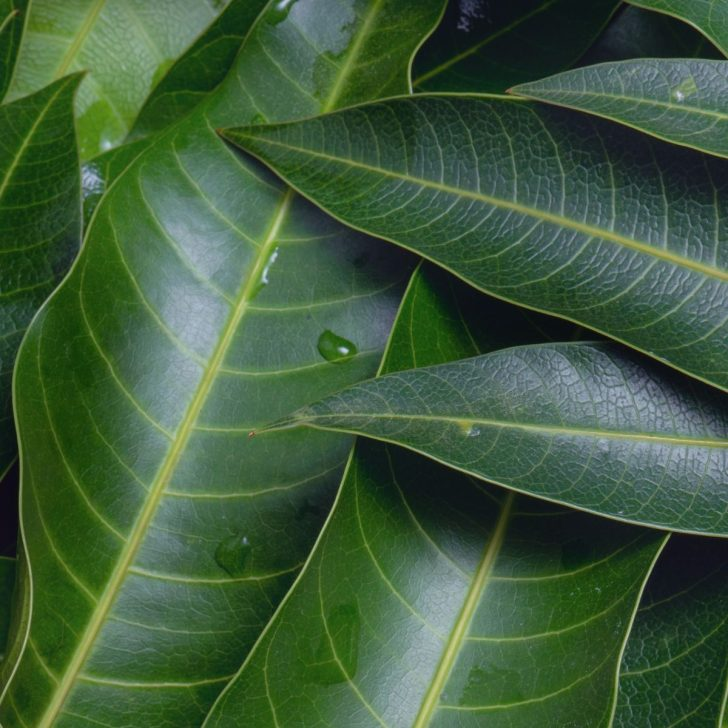
#> input picture python/mango_test.jpg, 728 x 728 px; its folder holds only this picture in this run
$ python -i orb_match.py   (imports and definitions only)
#> lines starting #> are read from the running program, lines starting #| are printed output that depends on the picture
"""
orb_match.py (v3 - SIFT + Homography + Color fusion, with descriptor caching)
------------------------------------------------------------------------------
WHAT CHANGED FROM v2 (ORB + color):

1. SIFT instead of ORB
   SIFT features are scale & rotation invariant, which matters a lot for
   phone photos taken at different distances/angles. ORB is faster but
   less reliable for this exact use case (matching a fresh phone photo
   against reference dataset photos).

2. RANSAC Homography verification
   Before, we counted ALL "good" ratio-test matches as the score. Problem:
   two completely different leafy/green images can share a few random
   texture matches just by chance (leaves all look similar at the patch
   level). Now we additionally check whether the matched points agree on
   one consistent geometric transform (homography). Only matches that
   pass this geometric check ("inliers") count. This removes a lot of
   false-positive noise and should directly help the "half of tree
   images predicted wrong" issue mentioned in your report.

3. Descriptor caching (descriptor_cache.pkl)
   Previously every single prediction request recomputed keypoints for
   EVERY dataset image from scratch. As your dataset grows (103+ images),
   this gets slow. Now dataset image descriptors are cached to disk and
   only recomputed if the file changes (mtime check). This does not
   change accuracy, only speed.

Called from PHP like:
    python.exe predict.py "uploaded.jpg"
"""

import os
import cv2
import numpy as np
import pickle

CACHE_FILE = os.path.join(os.path.dirname(__file__), "descriptor_cache.pkl")

sift = cv2.SIFT_create(nfeatures=1500)

FLANN_INDEX_KDTREE = 1
_index_params = dict(algorithm=FLANN_INDEX_KDTREE, trees=5)
_search_params = dict(checks=50)
flann = cv2.FlannBasedMatcher(_index_params, _search_params)

_cache = {}
_cache_loaded = False


def _load_cache():
    global _cache, _cache_loaded
    if _cache_loaded:
        return
    if os.path.exists(CACHE_FILE):
        try:
            with open(CACHE_FILE, "rb") as f:
                _cache = pickle.load(f)
        except Exception:
            _cache = {}
    _cache_loaded = True


# [9 lines left out: function save_cache, not called in this run]


def load_and_prepare(image_path, resize_width=500):
#> called with image_path = 'mango_test.jpg', resize_width = 500
    img = cv2.imread(image_path)
#> img is the input picture: shape (728, 728, 3); mean B, G, R 60.1, 91.6, 63
    if img is None:
        return None

    h, w = img.shape[:2]
#> h = 728; w = 728
    scale = resize_width / w
#> scale = 0.687
    img = cv2.resize(img, (resize_width, int(h * scale)))
#> img: shape (500, 500, 3)

    gray = cv2.cvtColor(img, cv2.COLOR_BGR2GRAY)
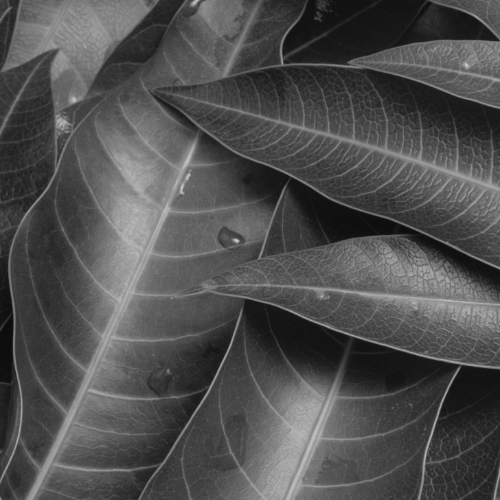
#> gray: shape (500, 500); min 9, max 213, mean 79.3

    clahe = cv2.createCLAHE(clipLimit=2.0, tileGridSize=(8, 8))
    gray = clahe.apply(gray)
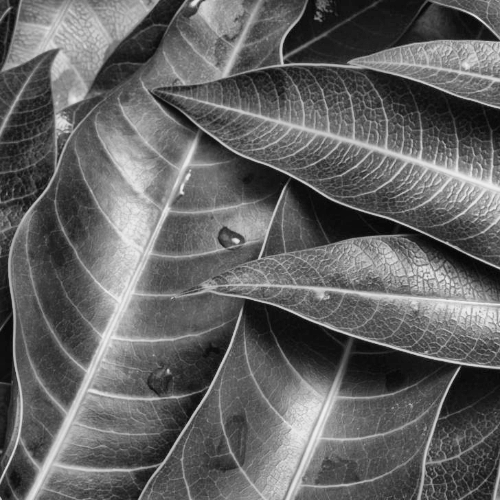
#> gray: shape (500, 500); min 3, max 241, mean 99.8

    return gray


def get_descriptors(image_path, use_cache=True):
    """Returns (keypoints, descriptors). Dataset images are cached on disk
    keyed by (path, last-modified-time), so replacing/adding a dataset
    image automatically invalidates the old cached entry."""
    if use_cache:
        _load_cache()
        try:
            mtime = os.path.getmtime(image_path)
        except OSError:
            mtime = 0
        key = (image_path, mtime)
        if key in _cache:
            return _cache[key]

    gray = load_and_prepare(image_path)
    if gray is None:
        result = (None, None)
    else:
        kp, des = sift.detectAndCompute(gray, None)
#> kp = 1500 keypoints; strongest (x, y, size): (236, 240, 3.7), (447, 243, 2.4), (310, 416, 47.7), (61, 123, 10.5)
        # keypoints aren't picklable directly, so store plain tuples
        if use_cache and kp is not None:
            kp_data = [(k.pt, k.size, k.angle, k.response, k.octave, k.class_id) for k in kp]
#> kp_data = 1500 items
        else:
            kp_data = kp
        result = (kp_data, des)

    if use_cache:
        _cache[key] = result

    return result


# [85 lines left out: functions _to_keypoints, color_histogram_score, compare_images, combined_score, not called in this run]

>>> result = get_descriptors('mango_test.jpg')

$ run again, on python/1789995842894.jpg
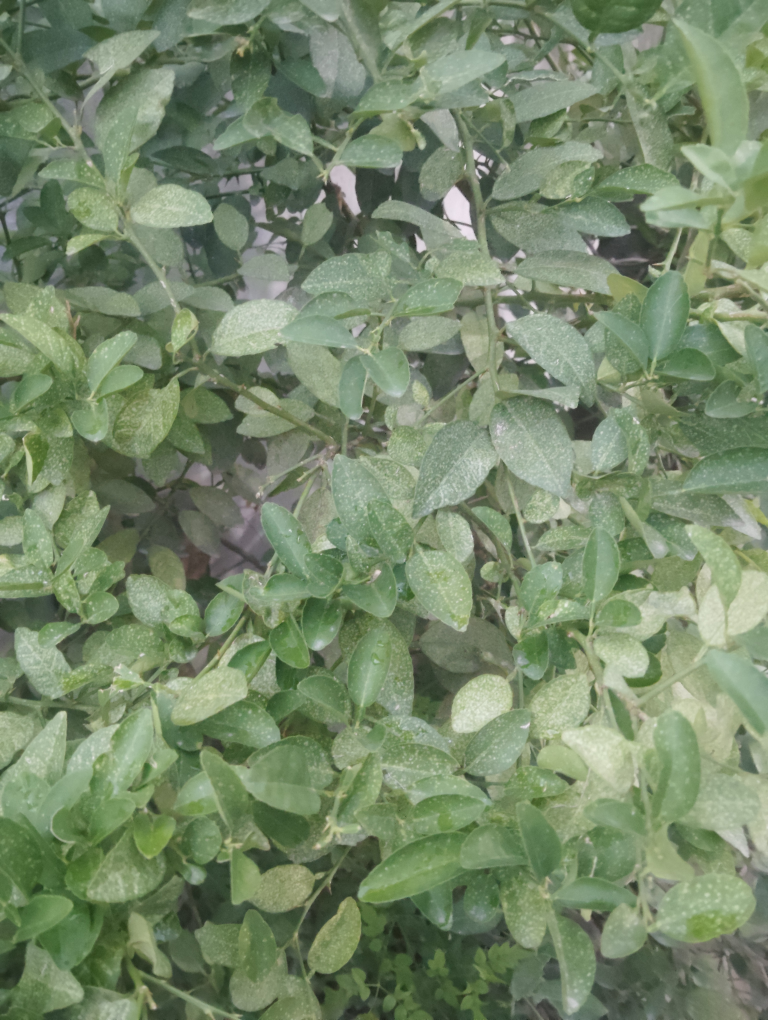
#> input picture python/1789995842894.jpg, 3072 x 4080 px (shown at 1/4 size)
#> in load_and_prepare, img is the input picture: shape (4080, 3072, 3); mean B, G, R 106.1, 136.2, 118.4
#> img: shape (664, 500, 3)
#> in load_and_prepare, `gray = cv2.cvtColor(img, cv2.COLOR_BGR2GRAY)`:
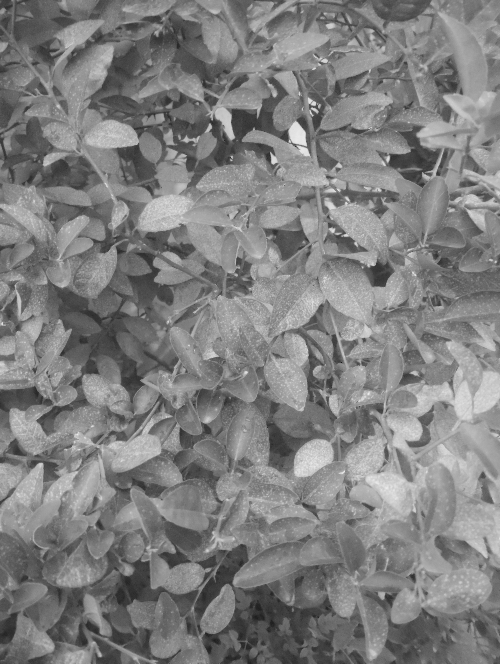
#> gray: shape (664, 500); min 23, max 235, mean 127.3
#> in load_and_prepare, `gray = clahe.apply(gray)`:
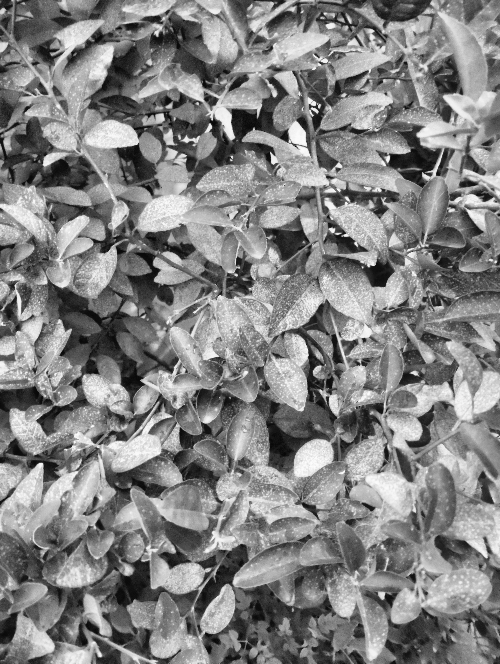
#> gray: shape (664, 500); min 5, max 252, mean 130.8
#> kp = 1500 keypoints; strongest (x, y, size): (332, 230, 3.5), (388, 158, 3.2), (319, 106, 2.2), (210, 127, 3.3)
#> kp_data = 1500 items

$ run again, on python/1789995842902.jpg
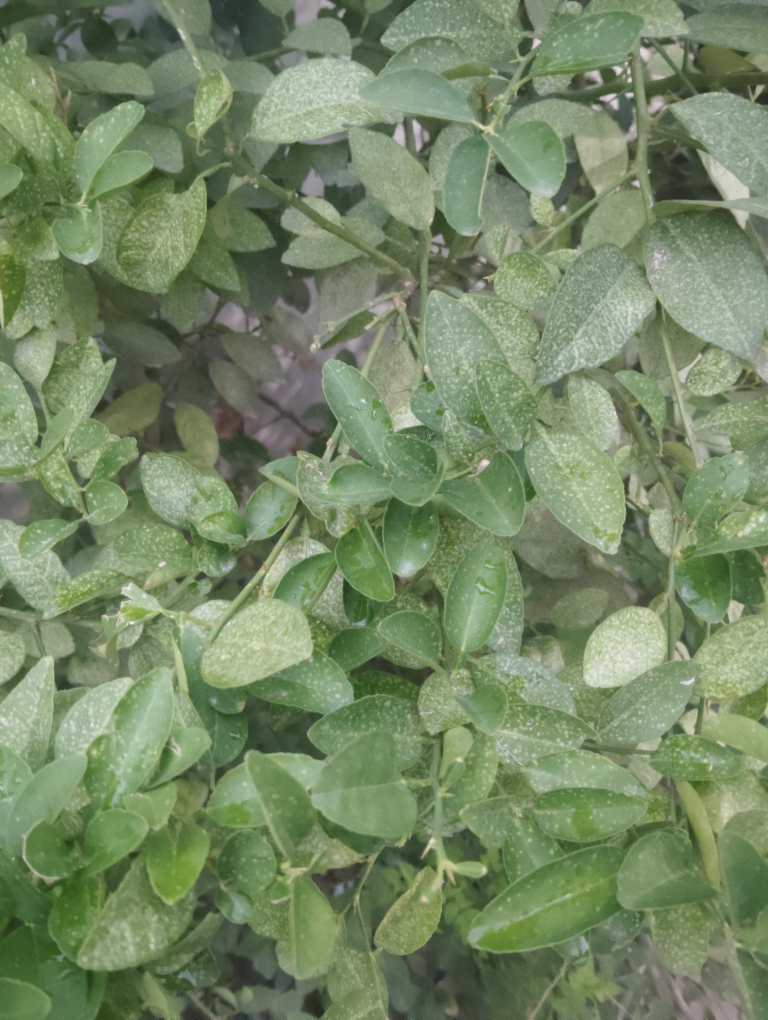
#> input picture python/1789995842902.jpg, 3072 x 4080 px (shown at 1/4 size)
#> in load_and_prepare, img is the input picture: shape (4080, 3072, 3); mean B, G, R 101.1, 135.8, 117.1
#> img: shape (664, 500, 3)
#> in load_and_prepare, `gray = cv2.cvtColor(img, cv2.COLOR_BGR2GRAY)`:
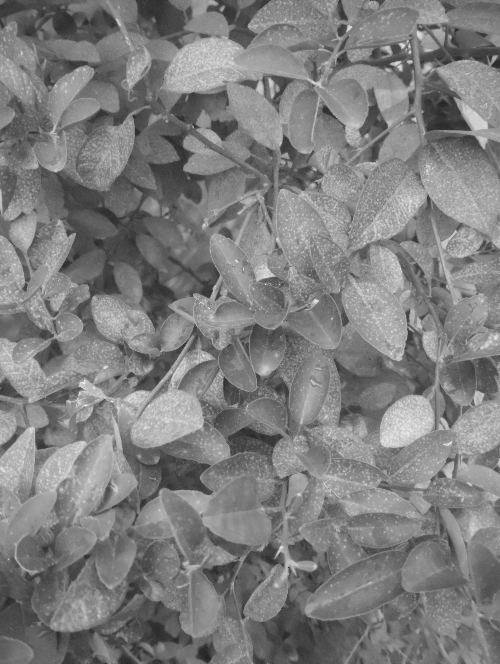
#> gray: shape (664, 500); min 28, max 247, mean 126.1
#> in load_and_prepare, `gray = clahe.apply(gray)`:
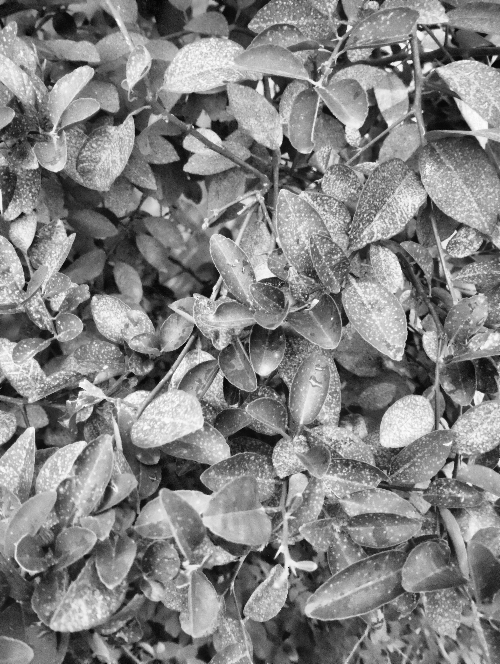
#> gray: shape (664, 500); min 5, max 254, mean 130.5
#> kp = 1500 keypoints; strongest (x, y, size): (450, 37, 2.6), (392, 64, 2.3), (398, 65, 6), (410, 52, 2.1)
#> kp_data = 1500 items
